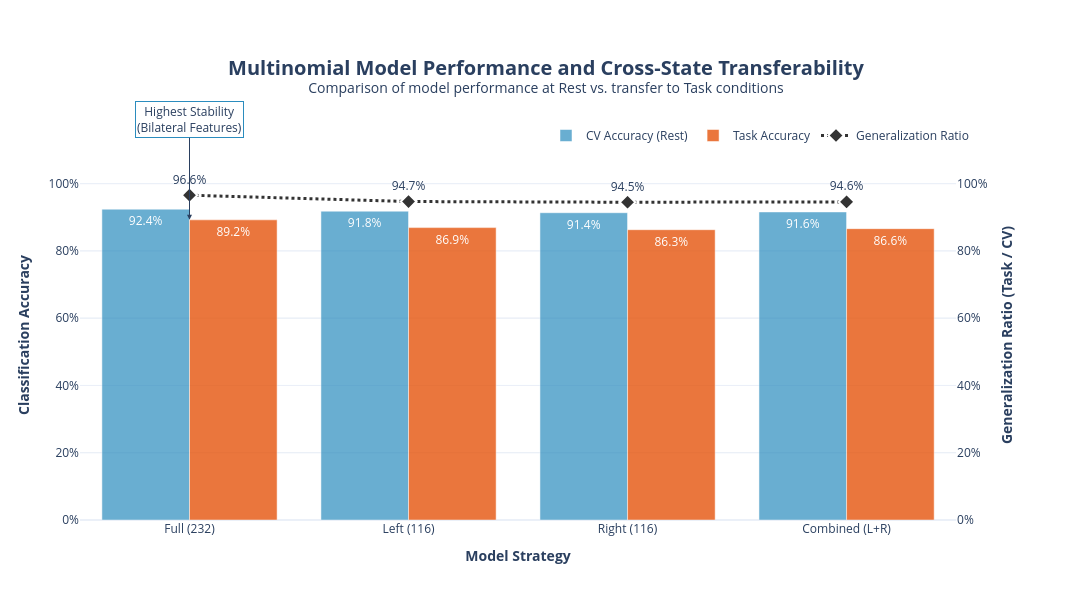

The code cell stored with this chart in its notebook:
### Code cell
import plotly.graph_objects as go
from plotly.subplots import make_subplots

# 1. Prepare Data
df = comparison_df.copy()

# 2. Create Figure with Dual Y-Axes
fig = make_subplots(specs=[[{"secondary_y": True}]])

# Add CV Accuracy (Baseline performance)
fig.add_trace(
    go.Bar(
        x=df['Model'], y=df['CV_Accuracy'],
        name='CV Accuracy (Rest)', marker_color='#2b8cbe', opacity=0.7,
        text=[f"{val:.1%}" for val in df['CV_Accuracy']], textposition='auto',
        hovertemplate="<b>%{x}</b><br>CV Accuracy: %{y:.1%}<extra></extra>"
    ), secondary_y=False
)

# Add Task Accuracy (Transfer performance)
fig.add_trace(
    go.Bar(
        x=df['Model'], y=df['Task_Accuracy'],
        name='Task Accuracy', marker_color='#e6550d', opacity=0.8,
        text=[f"{val:.1%}" for val in df['Task_Accuracy']], textposition='auto',
        hovertemplate="<b>%{x}</b><br>Task Accuracy: %{y:.1%}<extra></extra>"
    ), secondary_y=False
)

# Add Generalization Ratio (Line plot on secondary axis)
fig.add_trace(
    go.Scatter(
        x=df['Model'], y=df['Generalization'],
        name='Generalization Ratio', mode='lines+markers+text',
        line=dict(color='#333', width=3, dash='dot'),
        marker=dict(size=12, symbol='diamond', line=dict(width=2, color='white')),
        text=[f"{val:.1%}" for val in df['Generalization']], textposition='top center',
        hovertemplate="<b>%{x}</b><br>Gen. Ratio: %{y:.1%}<extra></extra>"
    ), secondary_y=True
)

# 3. Layout Customization
fig.update_layout(
    title=dict(
        text="<b>Multinomial Model Performance and Cross-State Transferability</b><br>" +
             "<sup>Comparison of model performance at Rest vs. transfer to Task conditions</sup>",
        x=0.5, font=dict(size=20)
    ),
    template='plotly_white',
    height=600, width=1100,
    barmode='group',
    legend=dict(orientation="h", yanchor="bottom", y=1.0, xanchor="left", x=0.5),
    margin=dict(t=150, b=80, l=80, r=80)
)

# Axis Formatting
fig.update_yaxes(title_text="<b>Classification Accuracy</b>", tickformat=".0%", secondary_y=False, range=[0, 1.1])
fig.update_yaxes(title_text="<b>Generalization Ratio (Task / CV)</b>", tickformat=".0%", secondary_y=True, range=[0, 1.1])
fig.update_xaxes(title_text="<b>Model Strategy</b>")

# Add Highlight Annotation for the Full Model Stability
fig.add_annotation(
    x='Full (232)', y=df.loc[df['Model'] == 'Full (232)', 'Task_Accuracy'].values[0],
    text="Highest Stability<br>(Bilateral Features)",
    showarrow=True, arrowhead=2, ax=0, ay=-100,
    bgcolor="rgba(255, 255, 255, 0.9)", bordercolor="#2b8cbe"
)

fig.show()

### Figure 1 — Plotly figure (JSON) as saved in the notebook; plotly's stock layout.template omitted (floating-point values rounded to 4 significant figures)
{"data": [{"hovertemplate": "<b>%{x}</b><br>CV Accuracy: %{y:.1%}<extra></extra>", "marker": {"color": "#2b8cbe"}, "name": "CV Accuracy (Rest)", "opacity": 0.7, "text": ["92.4%", "91.8%", "91.4%", "91.6%"], "textposition": "auto", "type": "bar", "x": ["Full (232)", "Left (116)", "Right (116)", "Combined (L+R)"], "xaxis": "x", "y": [0.9241, 0.9182, 0.9136, 0.9159], "yaxis": "y"}, {"hovertemplate": "<b>%{x}</b><br>Task Accuracy: %{y:.1%}<extra></extra>", "marker": {"color": "#e6550d"}, "name": "Task Accuracy", "opacity": 0.8, "text": ["89.2%", "86.9%", "86.3%", "86.6%"], "textposition": "auto", "type": "bar", "x": ["Full (232)", "Left (116)", "Right (116)", "Combined (L+R)"], "xaxis": "x", "y": [0.8924, 0.8693, 0.8631, 0.8662], "yaxis": "y"}, {"hovertemplate": "<b>%{x}</b><br>Gen. Ratio: %{y:.1%}<extra></extra>", "line": {"color": "#333", "dash": "dot", "width": 3}, "marker": {"line": {"color": "white", "width": 2}, "size": 12, "symbol": "diamond"}, "mode": "lines+markers+text", "name": "Generalization Ratio", "text": ["96.6%", "94.7%", "94.5%", "94.6%"], "textposition": "top center", "type": "scatter", "x": ["Full (232)", "Left (116)", "Right (116)", "Combined (L+R)"], "xaxis": "x", "y": [0.9657, 0.9468, 0.9447, 0.9458], "yaxis": "y2"}], "layout": {"annotations": [{"arrowhead": 2, "ax": 0, "ay": -100, "bgcolor": "rgba(255, 255, 255, 0.9)", "bordercolor": "#2b8cbe", "showarrow": true, "text": "Highest Stability<br>(Bilateral Features)", "x": "Full (232)", "y": 0.8924}], "barmode": "group", "height": 600, "legend": {"orientation": "h", "x": 0.5, "xanchor": "left", "y": 1, "yanchor": "bottom"}, "margin": {"b": 80, "l": 80, "r": 80, "t": 150}, "title": {"font": {"size": 20}, "text": "<b>Multinomial Model Performance and Cross-State Transferability</b><br><sup>Comparison of model performance at Rest vs. transfer to Task conditions</sup>", "x": 0.5}, "width": 1100, "xaxis": {"anchor": "y", "domain": [0, 0.94], "title": {"text": "<b>Model Strategy</b>"}}, "yaxis": {"anchor": "x", "domain": [0, 1], "range": [0, 1.1], "tickformat": ".0%", "title": {"text": "<b>Classification Accuracy</b>"}}, "yaxis2": {"anchor": "x", "overlaying": "y", "range": [0, 1.1], "side": "right", "tickformat": ".0%", "title": {"text": "<b>Generalization Ratio (Task / CV)</b>"}}}}
